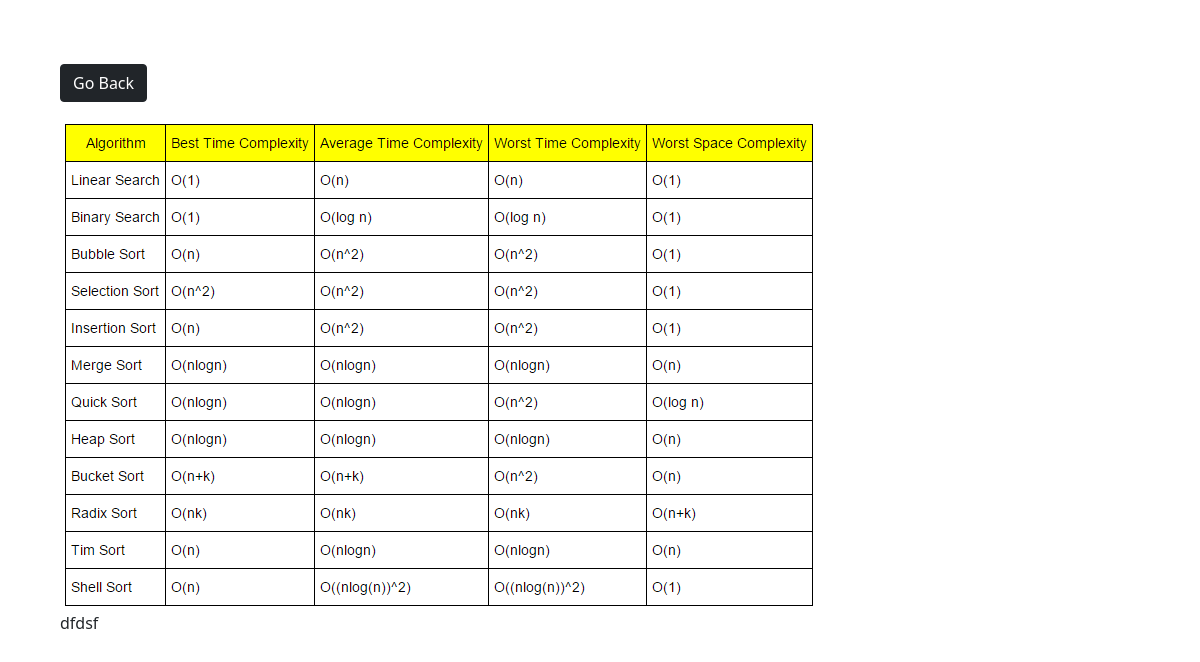
The app's page /view_photo/7 with its own data.
### photo/models.py (models this page shows)
class Photo(models.Model):
    category = models.ForeignKey(Category, on_delete=models.SET_NULL, null=True)
    image = models.ImageField(null=False, blank=False, )
    description = models.TextField()

### photo/views.py (the view)
# urls.py: path('view_photo/<str:pk>', views.view_photo, name='view_photo'),
def view_photo(request, pk):
    photo = Photo.objects.get(pk=pk)
    return render(request, 'photo/view_photo.html', {'photo': photo})

### photo/templates/photo/view_photo.html (shortened to what this page needs)
<!DOCTYPE html>
<html lang="en">
<head>
    <link href="https://cdn.jsdelivr.net/npm/bootstrap@5.1.3/dist/css/bootstrap.min.css" rel="stylesheet">
</head>
<body class="m-5">
<div class="container">
    <div class="row justify-content-center">
        <div class="col">
            <a href="{% url 'gallery' %}" class="btn btn-dark my-3">Go Back</a>
        </div>
        <div style="height: 90vh;">
            <img src="{{ photo.image.url }}" alt="">
            <p>{{ photo.description }}</p>
        </div>
    </div>
</div>
</body>
</html>

### records on screen
Photo: image (picture), description "dfdsf"
